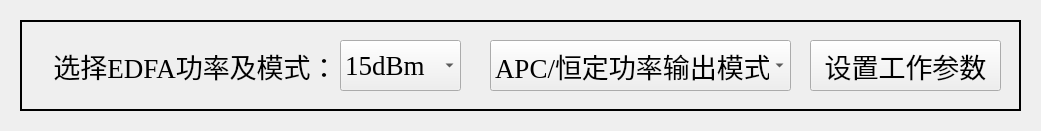
       <widget class="QWidget" name="widgetSetModEDFA_2" native="true">
        <property name="geometry">
         <rect>
          <x>40</x>
          <y>110</y>
          <width>1041</width>
          <height>131</height>
         </rect>
        </property>
        <widget class="QLabel" name="labelBgSetModEDFA_2">
         <property name="geometry">
          <rect>
           <x>20</x>
           <y>20</y>
           <width>1001</width>
           <height>91</height>
          </rect>
         </property>
         <property name="frameShape">
          <enum>QFrame::WinPanel</enum>
         </property>
         <property name="text">
          <string/>
         </property>
        </widget>
        <widget class="QComboBox" name="comboBoxSetModEDFA_2">
         <property name="geometry">
          <rect>
           <x>490</x>
           <y>40</y>
           <width>301</width>
           <height>51</height>
          </rect>
         </property>
         <property name="sizePolicy">
          <sizepolicy hsizetype="Ignored" vsizetype="Ignored">
           <horstretch>0</horstretch>
           <verstretch>0</verstretch>
          </sizepolicy>
         </property>
         <property name="font">
          <font>
           <family>Times New Roman</family>
           <pointsize>20</pointsize>
          </font>
         </property>
         <property name="layoutDirection">
          <enum>Qt::LeftToRight</enum>
         </property>
         <item>
          <property name="text">
           <string>APC/恒定功率输出模式</string>
          </property>
         </item>
         <item>
          <property name="text">
           <string>ACC/恒定电流输出模式</string>
          </property>
         </item>
        </widget>
        <widget class="QLabel" name="labelHintSetModEDFA_2">
         <property name="geometry">
          <rect>
           <x>40</x>
           <y>40</y>
           <width>311</width>
           <height>51</height>
          </rect>
         </property>
         <property name="sizePolicy">
          <sizepolicy hsizetype="Ignored" vsizetype="Ignored">
           <horstretch>0</horstretch>
           <verstretch>0</verstretch>
          </sizepolicy>
         </property>
         <property name="font">
          <font>
           <family>Times New Roman</family>
           <pointsize>20</pointsize>
          </font>
         </property>
         <property name="layoutDirection">
          <enum>Qt::LeftToRight</enum>
         </property>
         <property name="text">
          <string>选择EDFA功率及模式：</string>
         </property>
         <property name="alignment">
          <set>Qt::AlignCenter</set>
         </property>
        </widget>
        <widget class="QPushButton" name="pushButtonSetParamEDFA_2">
         <property name="geometry">
          <rect>
           <x>810</x>
           <y>40</y>
           <width>191</width>
           <height>51</height>
          </rect>
         </property>
         <property name="sizePolicy">
          <sizepolicy hsizetype="Ignored" vsizetype="Ignored">
           <horstretch>0</horstretch>
           <verstretch>0</verstretch>
          </sizepolicy>
         </property>
         <property name="font">
          <font>
           <family>Times New Roman</family>
           <pointsize>20</pointsize>
          </font>
         </property>
         <property name="text">
          <string>设置工作参数</string>
         </property>
        </widget>
        <widget class="QComboBox" name="comboBoxSetPwrLvEDFA_2">
         <property name="geometry">
          <rect>
           <x>340</x>
           <y>40</y>
           <width>121</width>
           <height>51</height>
          </rect>
         </property>
         <property name="sizePolicy">
          <sizepolicy hsizetype="Ignored" vsizetype="Ignored">
           <horstretch>0</horstretch>
           <verstretch>0</verstretch>
          </sizepolicy>
         </property>
         <property name="font">
          <font>
           <family>Times New Roman</family>
           <pointsize>20</pointsize>
          </font>
         </property>
         <property name="layoutDirection">
          <enum>Qt::LeftToRight</enum>
         </property>
         <item>
          <property name="text">
           <string>15dBm</string>
          </property>
         </item>
         <item>
          <property name="text">
           <string>23dBm</string>
          </property>
         </item>
        </widget>
       </widget>
